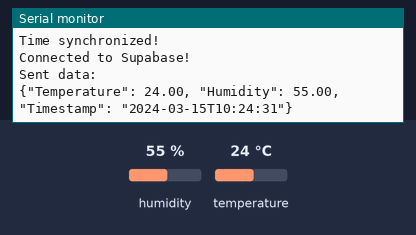
The sketch below on a simulated ESP32. Shown: the last lines printed to the serial monitor. Inputs (shaded band) come from the test bench; at power-on: humidity 55 %, temperature 24 °C. WiFi joins after 1.5 s; servers stay silent unless stated; uploads are accepted with an empty reply; the local clock reads 2024-03-15 10:24:30 at power-on unless the sketch sets it.

Above: at 2.7 s.
2.8 s: humidity set to 22 %
At 3.4 s:
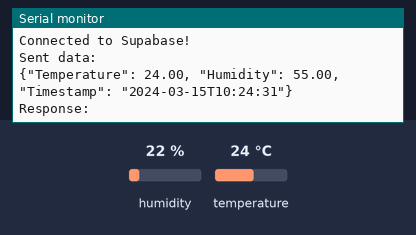
11.2 s: temperature set to 12 °C
At 15.3 s:
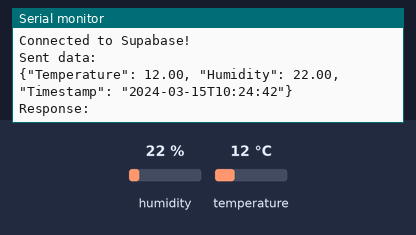
19.6 s: humidity set to 40 %
At 26.0 s:
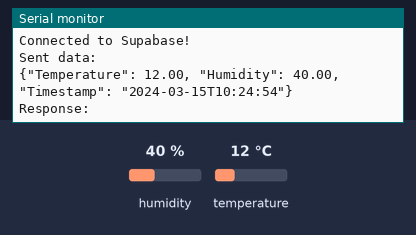

Measured:
- after the input at 11.2 s, the serial monitor: prints a new line after 1.8 s (image 2)
- after the input at 19.6 s, the serial monitor: prints a new line after 4.7 s (image 3)

The sketch:

sketch_jul26a.ino
```cpp
#include <WiFi.h>
#include <WiFiClientSecure.h>
#include "DHT.h"
#include <time.h>

#define DHTPIN 15
#define DHTTYPE DHT11
DHT dht(DHTPIN, DHTTYPE);

const char* ssid = "Airtel_jaga_6001";
const char* password = "air36300";

const char* host = "itesopcbbtzqvjwnolzf.supabase.co";
const char* endpoint = "/rest/v1/sensor_data";
const int httpsPort = 443;
const char* bearer_token = "eyJhbGciOiJIUzI1NiIsInR5cCI6IkpXVCJ9.eyJpc3MiOiJzdXBhYmFzZSIsInJlZiI6Iml0ZXNvcGNiYnR6cXZqd25vbHpmIiwicm9sZSI6ImFub24iLCJpYXQiOjE3NTM4ODk1NjgsImV4cCI6MjA2OTQ2NTU2OH0.sroe9ltWKG4fqi_vao18lQrmkm9YvoGYjU0swRApcV4";  // Replace with your actual token

WiFiClientSecure client;

void setup() {
  Serial.begin(115200);

  // Start WiFi
  WiFi.begin(ssid, password);
  Serial.print("Connecting to WiFi");
  while (WiFi.status() != WL_CONNECTED) {
    delay(500);
    Serial.print(".");
  }
  Serial.println("\nWiFi connected!");

  // Start DHT sensor
  dht.begin();

  // Set up NTP time (IST)
  configTime(19800, 0, "pool.ntp.org");
  Serial.println("Waiting for NTP time sync...");
  time_t now = time(nullptr);
  while (now < 8 * 3600 * 2) {
    delay(500);
    Serial.print(".");
    now = time(nullptr);
  }
  Serial.println("\nTime synchronized!");

  client.setInsecure(); // okay for testing
}

void loop() {
  float temp = dht.readTemperature();
  float hum = dht.readHumidity();

  if (isnan(temp) || isnan(hum)) {
    Serial.println("Failed to read from DHT sensor!");
    delay(2000);
    return;
  }

  // Get current time
  time_t now = time(nullptr);
  struct tm timeinfo;
  localtime_r(&now, &timeinfo); // ✅ gives IST (because of configTime offset)


  char timeString[30];
  strftime(timeString, sizeof(timeString), "%Y-%m-%dT%H:%M:%S", &timeinfo);
  String timestamp = String(timeString);

  // Create payload with timestamp
  String payload = "{\"Temperature\": " + String(temp) +
                   ", \"Humidity\": " + String(hum) +
                   ", \"Timestamp\": \"" + timestamp + "\"}";

  if (client.connect(host, httpsPort)) {
    Serial.println("Connected to Supabase!");

    client.println("POST " + String(endpoint) + " HTTP/1.1");
    client.println("Host: " + String(host));
    client.println("Content-Type: application/json");
    client.println("apikey: " + String(bearer_token));
    client.println("Authorization: Bearer " + String(bearer_token));
    client.println("Prefer: return=representation");
    client.print("Content-Length: ");
    client.println(payload.length());
    client.println();
    client.println(payload);

    Serial.println("Sent data:");
    Serial.println(payload);

    while (client.connected()) {
      String line = client.readStringUntil('\n');
      if (line == "\r") break;
    }

    String response = client.readString();
    Serial.println("Response:");
    Serial.println(response);

    client.stop();
  } else {
    Serial.println("Connection to Supabase failed.");
  }

  delay(10000); // Wait 10 sec
}
```
